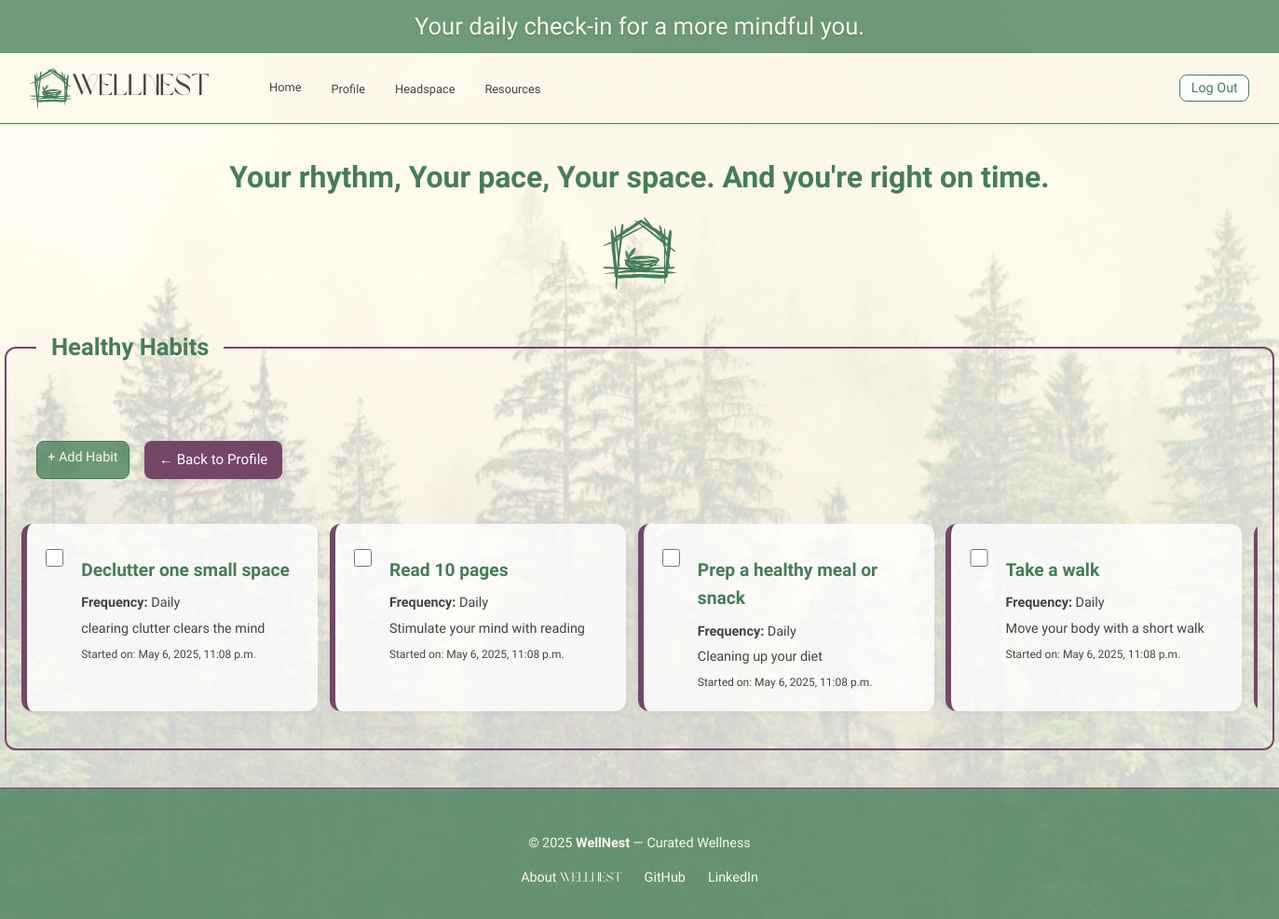
Screenshot of /habits/ (signed in) with the database file from the repository.
### main_app/models.py (models this page shows, shortened)
class Habit(models.Model):
    user = models.ForeignKey(User, on_delete=models.CASCADE, null=True)
    title = models.CharField(max_length=100)
    description = models.TextField()
    frequency = models.CharField(max_length=50)
    created_at = models.DateTimeField(auto_now_add=True)

### main_app/views/habit_views.py (the view)
# urls.py: path('habits/', views.habit_index, name='habit-index'),
@login_required
def habit_index(request):
    user = request.user
    habits = Habit.objects.filter(user=user)
    today = date.today()
    checkins_today = HabitCheckIn.objects.filter(habit__in=habits, date=today)
    checked_in_ids = set(checkins_today.values_list('habit_id', flat=True))
    for habit in habits:
        habit.has_checked_in_today = habit.id in checked_in_ids
    return render(request, 'habits/index.html', {'habits': habits})

### main_app/templates/habits/index.html (shortened to what this page needs)
{% extends 'base.html' %}
{% load static %}
{% block head %}
<link rel="stylesheet" href="{% static 'css/habits/habit-index.css' %}">
{% endblock %}
{% block content %}
<section class="page-header">
  <h1>Your rhythm, Your pace, Your space. And you're right on time.</h1>
  <img src="{% static 'images/whiteNestHouse.svg' %}" alt="WellNest House Logo" class="tiny-logo">
</section>
<section class="habit-groups">
  <fieldset class="habit-group">
    <legend class="habit-legend">Healthy Habits</legend>
    <div class="section-actions">
      <a href="{% url 'habit-create' %}" class="btn-solid small-btn">+ Add Habit</a>
      <a href="{% url 'profile' %}" class="btn back-btn">← Back to Profile</a>
    </div>
    <div class="card-container">
      {% for habit in habits %}
      <div class="card habit-card {% if habit.has_checked_in_today %}checked{% endif %}" data-habit-id="{{ habit.id }}">
        <div class="card-check">
          <input
            type="checkbox"
            class="habit-check"
            id="habit-{{ habit.id }}"
          >
        </div>
        <div class="card-content">
          <label for="habit-{{ habit.id }}">
            <h3 class="card-title">{{ habit.title }}</h3>
            <p><strong>Frequency:</strong> {{ habit.frequency }}</p>
            <p>{{ habit.description }}</p>
            <p><small>Started on: {{ habit.created_at }}</small></p>
          </label>
        </div>
      </div>
      {% endfor %}
    </div>
  </fieldset>
</section>
{% endblock %}

### main_app/static/css/base.css (style rules this page uses)
body, p, a, li, button, input, textarea { font-family: 'Be Vietnam Pro', sans-serif; }
h1, h2, h3 { font-family: 'Be Vietnam Pro', sans-serif; font-weight: 600; }
:root { --color-brand-primary: #457D58; --color-brand-secondary: #CCC9A1; --color-text-primary: #434343; --color-text-secondary: #8E8E8E; --color-background: #fcf7ea; --color-accent-optional: #754668; }
html, body { height: 100%; margin: 0; }
body { font-family: 'Be Vietnam Pro', Arial, sans-serif; background: linear-gradient(rgba(255, 255, 255, 0.7), rgba(255, 255, 255, 0.7)), url('/static/images/Reflection.png') no-repeat center center fixed; background-size: cover; color: var(--color-text-primary); line-height: 1.6; height: 800px; display: flex; flex-direction: column; }
.btn-solid, .btn-outline, .small-btn { text-decoration: none; font-size: 0.9rem; padding: 0.3rem 0.7rem; border-radius: 8px; font-weight: 500; display: inline-block; transition: background-color 0.3s ease, color 0.3s ease; }
.btn-solid { border: 1px solid var(--color-brand-primary); background-color: #457d58c5; color: var(--color-background); }
.back-btn { all: unset; display: inline-block; background-color: var(--color-accent-optional); color: white; margin-left: 1rem; padding: 0.5rem 1rem; border-radius: 0.5rem; font-size: 0.95rem; font-weight: 500; text-align: center; text-decoration: none; cursor: pointer; box-shadow: 0 2px 6px rgba(0, 0, 0, 0.1); transition: all 0.3s ease; }

### main_app/static/css/habits/habit-index.css (style rules this page uses)
.page-header { text-align: center; margin: 2rem 0; display: flex; flex-direction: column; align-items: center; gap: 0.5rem; }
.page-header h1 { font-size: 2rem; font-weight: 700; color: var(--color-brand-primary); margin: 0; }
.page-header .tiny-logo { width: 80px; height: auto; margin: 0.5rem 0; }
.habit-groups { display: grid; grid-template-columns: 1fr; gap: 2.5rem; }
.habit-group { border: 2px solid var(--color-accent-optional); border-radius: 12px; padding: 2rem 1rem 1.5rem; margin-bottom: 2.5rem; margin: 0 auto 2.5rem; position: relative; width: 75%; }
.habit-legend { font-size: 1.6rem; font-weight: 600; padding: 0 1rem; color: var(--color-brand-primary); margin-left: 1rem; }
.section-actions { display: flex; justify-content: flex-start; padding: 1rem; margin: 2rem 0; flex-wrap: wrap; }
.card-container { display: flex; flex-wrap: nowrap; overflow-x: auto; gap: 0.8rem; padding-bottom: 1rem; }
.card { flex: 0 0 280px; background-color: #ffffffcc; border-left: 6px solid var(--color-accent-optional); border-radius: 12px; padding: 1rem; box-shadow: 0 2px 6px rgba(0, 0, 0, 0.04); transition: transform 0.3s ease, box-shadow 0.3s ease; }
.card-title { font-size: 1.2rem; font-weight: 600; margin-bottom: 0.5rem; color: var(--color-brand-primary); }
.card p { margin: 0.25rem 0; font-size: 0.9rem; color: var(--color-text-primary); }
.habit-card { display: flex; align-items: flex-start; gap: 1rem; padding: 1rem; opacity: 1; transition: opacity 0.3s ease; }
.card-check { padding-top: 0.5rem; }
.habit-check { width: 1.2rem; height: 1.2rem; accent-color: var(--color-brand-primary); cursor: pointer; }
.card-content { display: flex; flex-direction: column; justify-content: space-between; height: 100%; }

### rows the page displays
Habit: title "Declutter one small space", frequency "Daily", description "clearing clutter clears the mind", created_at "May 6, 2025, 11:08 p.m."
Habit: title "Read 10 pages", frequency "Daily", description "Stimulate your mind with reading", created_at "May 6, 2025, 11:08 p.m."
Habit: title "Prep a healthy meal or snack", frequency "Daily", description "Cleaning up your diet", created_at "May 6, 2025, 11:08 p.m."
Habit: title "Take a walk", frequency "Daily", description "Move your body with a short walk", created_at "May 6, 2025, 11:08 p.m."
